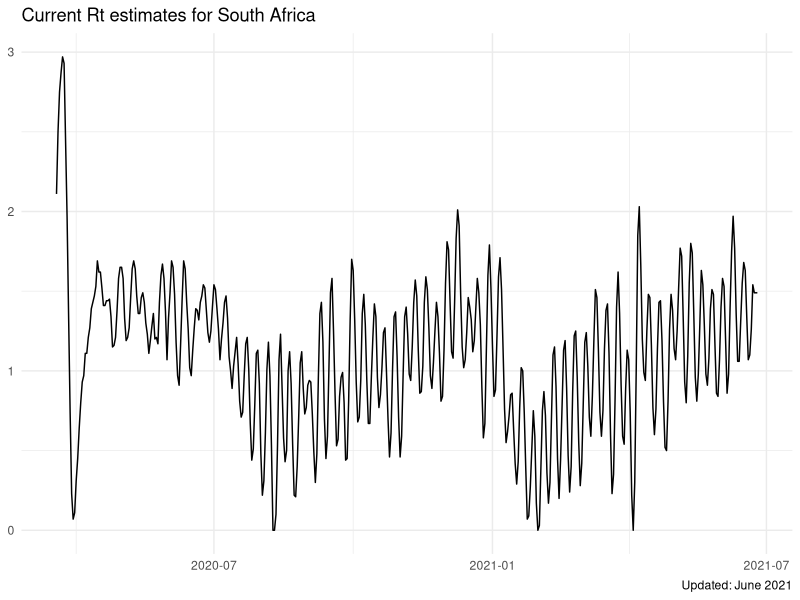

This chart was generated by the following R code:
## ---- chunk 1
library(tidyverse)
library(lubridate) # dates
library(ggplot2)
## ---- chunk 2
rt_data <- read.csv("data/calculated_rt_sa_provincial_cumulative.csv")
head(rt_data)
## ---- chunk 3
rt_summary <- rt_data %>%
  select(state, date, ML) %>%
  mutate(date = as.Date(date)) %>%
  filter(state=="Total RSA")
head(rt_summary)
## ---- chunk 4
ggplot(rt_summary, aes(date, ML)) + 
  geom_line() +
  labs(title= "Current Rt estimates for South Africa",
       caption = "Updated: June 2021",
       x = NULL,
       y = NULL) +
  theme_minimal()
